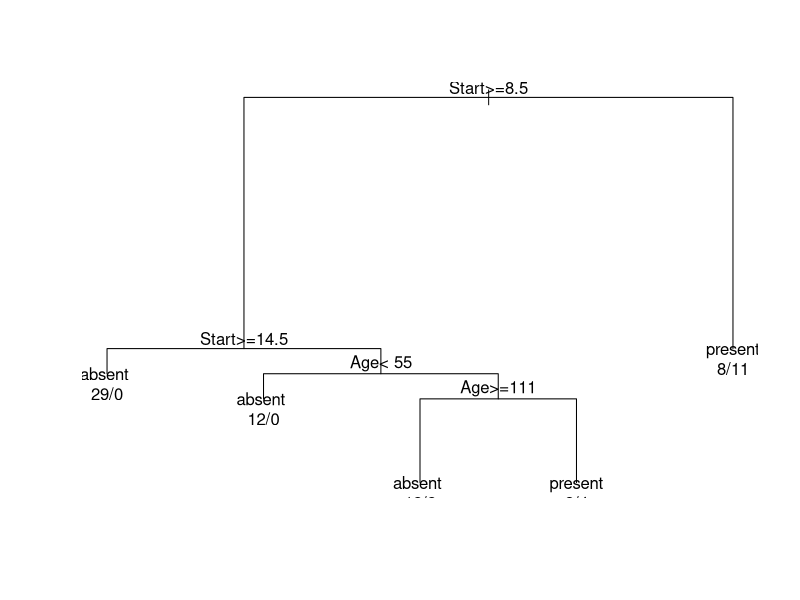
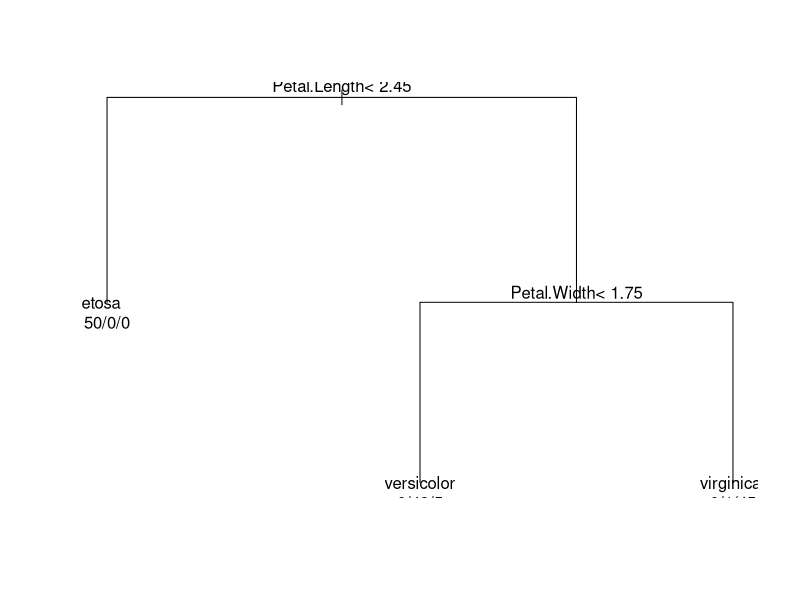
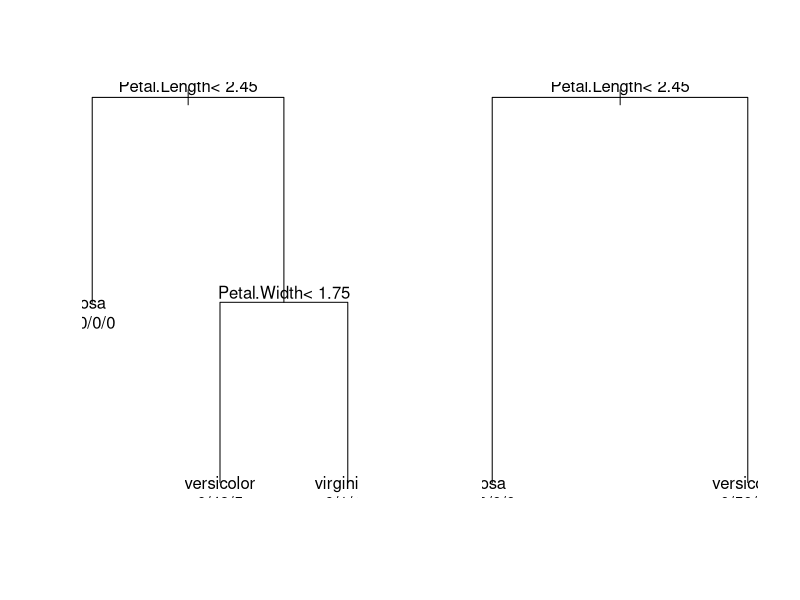

Reproduce these figures in R, in order.
## ---- chunk 1
knitr::opts_chunk$set(echo = TRUE,cache=T,warning = F,message = F)
## ---- chunk 2
library('rpart')
TREE <- rpart(Kyphosis ~ Age + Number + Start, 
              data=kyphosis,method="class")
TREE
## ---- chunk 3
plot(TREE)
text(TREE,use.n=T)
## ---- chunk 4
TREE <- rpart(Kyphosis ~ Age + Number + Start, 
              data=kyphosis[1:60,],method="class")
## ---- chunk 5
PR <- predict(TREE,kyphosis[61:81,],type='class')
## ---- chunk 6
test=kyphosis$Kyphosis[61:81]
table(PR,test)
## ---- chunk 7
rate <- 100*length(which(PR!=test))/length(PR)
cat('the misclassification rate is:',rate)
## ---- chunk 8
TREE2=rpart(Species ~ ., data=iris,method="class")
TREE2
## ---- chunk 9
plot(TREE2)
text(TREE2,use.n=T)
## ---- chunk 10
TP <- prune(TREE2,cp=median(TREE2$cptable[,'CP']))
## ---- chunk 11
par(mfrow=c(1,2))
plot(TREE2);text(TREE2,use.n=T)
plot(TP);text(TP,use.n=T)
## ---- chunk 12
TREE2$where
## ---- chunk 13
print('versicolor')
